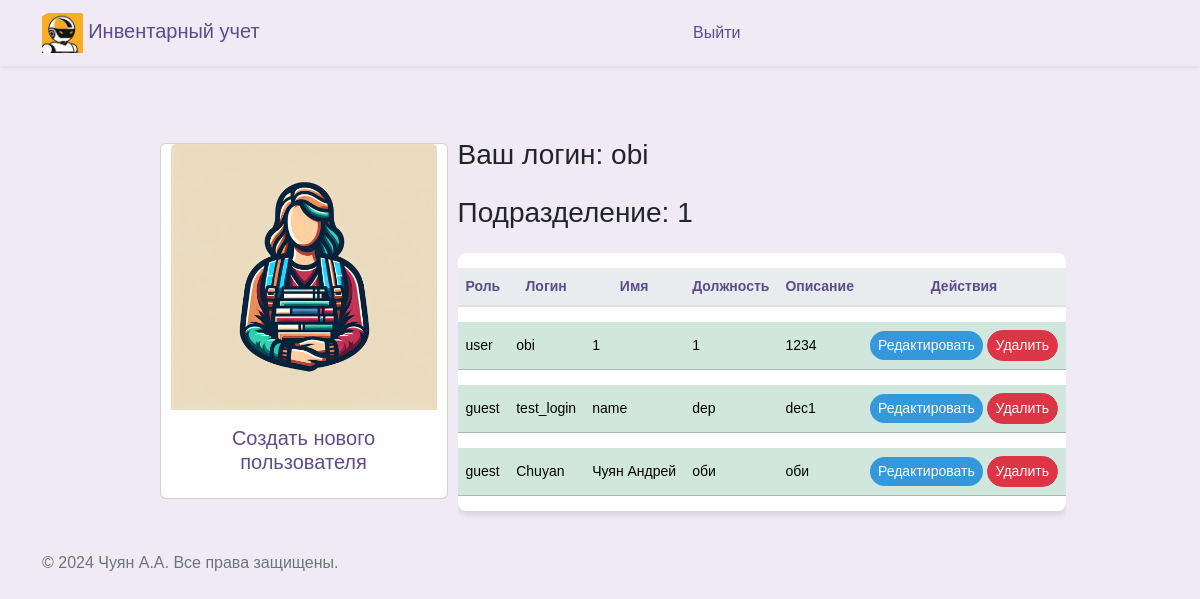
/workers (signed in), run on the app's committed database.
### src/database/models.py (models this page shows)
class Worker(Base):
    __tablename__ = "worker"
    id = Column(Integer, primary_key=True)
    role = Column(Enum(Role), default=Role.guest)
    login = Column(String)
    name = Column(String)
    password = Column(String)
    department = Column(String)
    position = Column(String)
    description = Column(String, default=None)
    conn_worker_arm = relationship(
        "Arm", back_populates="conn_arm_worker"
    )

### src/frontend/router.py (the view)
@router.get("/workers")
async def get_workers(
    request: Request,
    worker: Worker = Depends(get_worker_or_redirect),
    session: AsyncSession = Depends(get_session),
):
    data = await CRUDWorker.get_all(session)
    return templates.TemplateResponse(
        "workers/index.html",
        {"request": request, "worker": worker, "data": data},
    )

### src/frontend/template/workers/index.html (shortened to what this page needs)
{% extends "base/base.html" %}
{% block content %}
<head>
</head>
<div class="d-flex flex-wrap justify-content-center align-items-center">
  <a class="nav-link " href="#"
  data-bs-toggle="modal"
  data-bs-target="#createWorkerModal"
  data-bs-workerdepartment= "{{worker.department}}"
  >
    <div class="card" style="width: 18rem; margin: 10px;">
      <img src="../assets/img/workers.jpg" class="card-img-top" alt="...">
      <div class="card-body">
        <h5 class="card-title" style="text-align: center;">Создать нового пользователя</h5>
    </div>
  </a>
</div>
<div class="row">
  <div class="col-12">
    <h3 class="mb-4">Ваш логин: {{ worker.login }}</h3>
    <h3 class="mb-4">Подразделение: {{ worker.department }}</h3>
    <div class="table-responsive">
      <table class="table table-hover table-shadow table-rounded">
        <thead>
          <tr>
            <th scope="col" >Роль</th>
            <th scope="col" >Логин</th>
            <th scope="col" >Имя</th>
            <th scope="col" >Должность</th>
            <th scope="col" >Описание</th>
            <th scope="col" >Действия</th>
          </tr>
        </thead>
        <tbody>
          {% for worker_tuple in data %}
            {% set workers = worker_tuple %}
              {% if workers.department == worker.department %}
                <tr class="table-success">
                  <td>{{ workers.role.name }}</td>
                  <td>{{ workers.login }}</td>
                  <td>{{ workers.name }}</td>
                  <td>{{ workers.position }}</td>
                  <td>{{ workers.description }}</td>
                  <td>
                    <button type="button" class="btn btn-primary btn-sm" style="background-color: #3498db; color: white;"
                      data-bs-toggle="modal"
                      data-bs-target="#updateModal"
                      data-bs-1="{{workers.name}}"
                      data-bs-2="{{workers.login}}"
                      data-bs-3="{{workers.position}}"
                      data-bs-4="{{workers.description}}"
                      data-bs-5= "{{workers.id}}"
                      data-bs-6= "{{workers.department}}"
                      data-bs-7= "{{workers.role}}">
                      Редактировать
                    </button>
                    <button type="button" class="btn btn-danger btn-sm" style="color: white;"
                      onclick="deleteWorker('{{ workers.id }}')">
                      Удалить
                    </button>
                  </td>
                </tr>
                {% endif %}
          {% endfor %}
        </tbody>
      </table>
    </div>
  </div>
</div>
{% endblock %}

### src/frontend/template/base/base.html (shortened to what this page needs)
<!DOCTYPE html>
<html lang="ru">
<head>{% include 'base/head.html' %}</head>
<body>
  {% include 'base/nav.html' %}
  <div class="container my-5">
    {% block content %}{% endblock %}
  </div>
  {% include 'base/footer.html' %}
</body>
</html>

### src/frontend/template/base/head.html (shortened to what this page needs)
<head>
  <link rel="stylesheet" href="/assets/css/bootstrap.min.css">
  <link href="/assets/css/select2.min.css" rel="stylesheet" />
  <link rel="stylesheet" href="/assets/css/base.css">
</head>

### src/frontend/template/base/nav.html
<nav class="navbar navbar-expand-lg navbar-light shadow-sm">
    <div class="container">
      <a class="navbar-brand" href="/">
        <img src="/assets/img/logo_min.jpg" alt="Педагог Logo" id="brand-logo" style="max-height: 40px;"> Инвентарный учет
      </a>
      <div class="collapse navbar-collapse" id="navbarNav">
        {% if user %}
        <ul class="navbar-nav mx-auto">
          {% if worker.role == 'admin' %}
          <li class="nav-item {% if request_path == '/worker' %}active{% endif %}">
            <a class="nav-link" href="/worker">Кабинет администратора</a>
          </li>
          {% endif %}
          {% if worker.role == 'user' %}
          <li class="nav-item {% if request_path == '/prepod' %}active{% endif %}">
            <a class="nav-link" href="/prepod">Кабинет ответсвтенного за учет</a>
          </li>
          {% endif %}
        </ul>
        {% else %}
        <ul class="navbar-nav mx-auto ml-md-auto">
          <li class="nav-item {% if request_path == '/auth' %}active{% endif %}">
            <a class="nav-link" href="/logout">Выйти</a>
          </li>
        </ul>
        {% endif %}
      </div>
    </div>
</nav>

### src/frontend/template/base/footer.html
﻿<footer>
  <p>&copy; 2024 Чуян А.А. Все права защищены.</p>
</footer>

### src/frontend/assets/css/base.css (style rules this page uses)
body { margin: 0; font-family: 'Nunito Sans', Arial, sans-serif; background-color: #efeaf4; }
.navbar { background-color: rgb(255, 255, 255), 255, 255); box-shadow: 0 4px 6px rgba(0, 0, 0, 0.1); }
.navbar-brand, .nav-link { color: #5e4b8b !important; }
.nav-link { margin: 0 10px; border-radius: 20px; transition: background-color 0.3s, color 0.3s; }
p { color: #6c757d; }
.table { background-color: #ffffff; color: #5e4b8b; border-collapse: separate; border-spacing: 0 15px; }
.table th, .table td { border-top: none !important; vertical-align: middle; }
.table thead th { background-color: #e9ecef; color: #5e4b8b; border-bottom: 2px solid #dee2e6; }
.table .btn, .table a { color: #7e57c2; transition: color 0.3s; }
.table td { padding: .5rem; }
.table-rounded { border-radius: .5rem; overflow: hidden; }
.table-shadow { box-shadow: 0 4px 6px rgba(0, 0, 0, 0.1); }
.btn { border-radius: 20px; }
.btn-primary { background-color: #8e44b0; border: none; color: #ffffff; transition: background-color 0.3s, color 0.3s, box-shadow 0.3s; }

### src/frontend/template/workers/index.html (style rules this page uses)
table { font-family: Arial, sans-serif; }
td { font-size: 14px; }
th { text-align: center; font-size: 14px; }

### data on the page
Worker: login "obi", department "1", role.name "user", name "1", position "1", description "1234"
Worker: role.name "guest", login "test_login", name "name", position "dep", description "dec1"
Worker: role.name "guest", login "Chuyan", name "Чуян Андрей", position "оби", description "оби"
